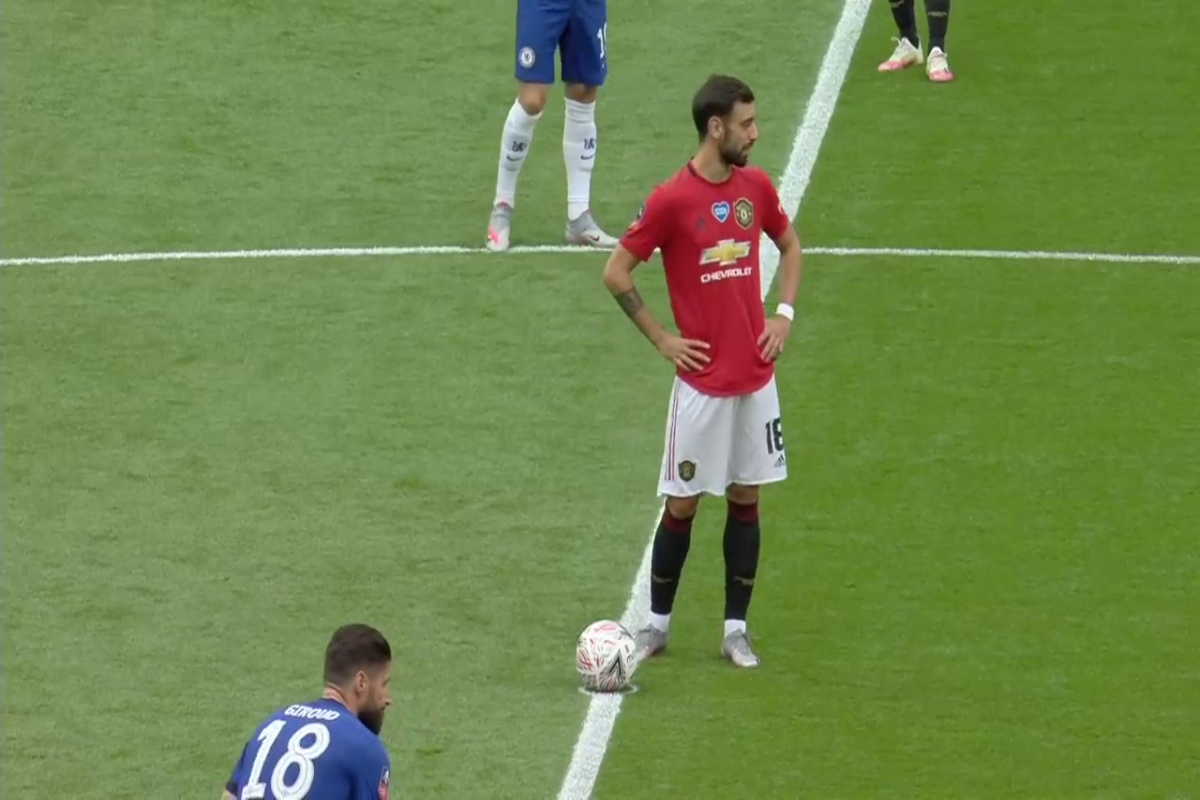
#> input picture panoramic_images/current_buffer/frame0.jpeg, 1200 x 800 px; its folder holds only this picture in this run
$ jupyter execute --allow-errors trying_things.ipynb
#> lines starting #> are read from the running program, lines starting #| are printed output that depends on the picture
[cell 1]
import cv2
import matplotlib.pyplot as plt
import glob

[cell 2]
#display the image
# [6 lines left out: function display_img, not called in this run]

#convert image to grayscales image
def grayscale_cvt(img):
    return cv2.cvtColor(img,cv2.COLOR_BGR2GRAY)

# SIFT algorithm

[cell 3]
current_buffer = glob.glob('../panoramic_images/current_buffer/*.jpeg')

### lets run the SIFT algorithm for all the images in our current buffer and store contents in dictionary

[cell 4]
feature_dict = {}
for filepath in current_buffer:
    img = cv2.imread(filepath)
#> img is the input picture: shape (800, 1200, 3); mean B, G, R 76.8, 136.1, 111.8
    gray = grayscale_cvt(img)
#> in grayscale_cvt, `return cv2.cvtColor(img,cv2.COLOR_BGR2GRAY)`:
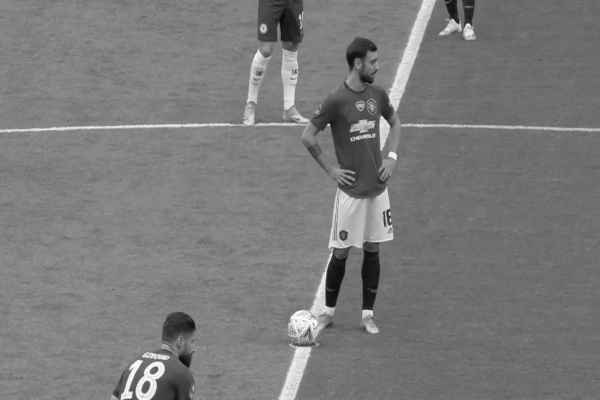
#> returned value: shape (800, 1200) (shown at 1/2 size); min 7, max 255, mean 122.1
    sift = cv2.SIFT_create()
    keypoints = sift.detect(gray,None)
#> keypoints = 1276 keypoints; strongest (x, y, size): (657, 250, 3.7), (936, 49, 4.7), (662, 599, 17.1), (779, 428, 3.2)
    kp_img = cv2.drawKeypoints(gray,keypoints,img)
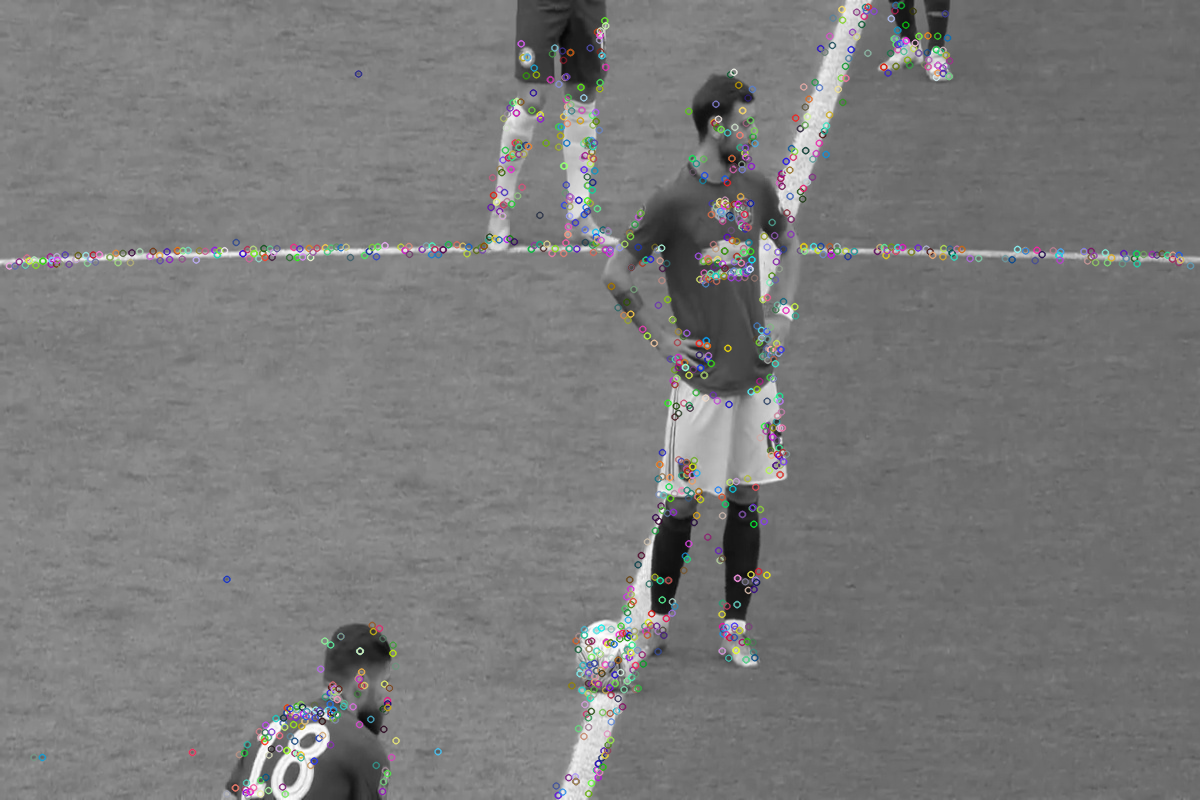
#> kp_img: shape (800, 1200, 3); mean B, G, R 121.7, 121.7, 121.8
    name = filepath.split('\\')[-1].split('.')[0]
    feature_dict[name] = keypoints

$ run again, on panoramic_images/current_buffer/frame101.jpeg
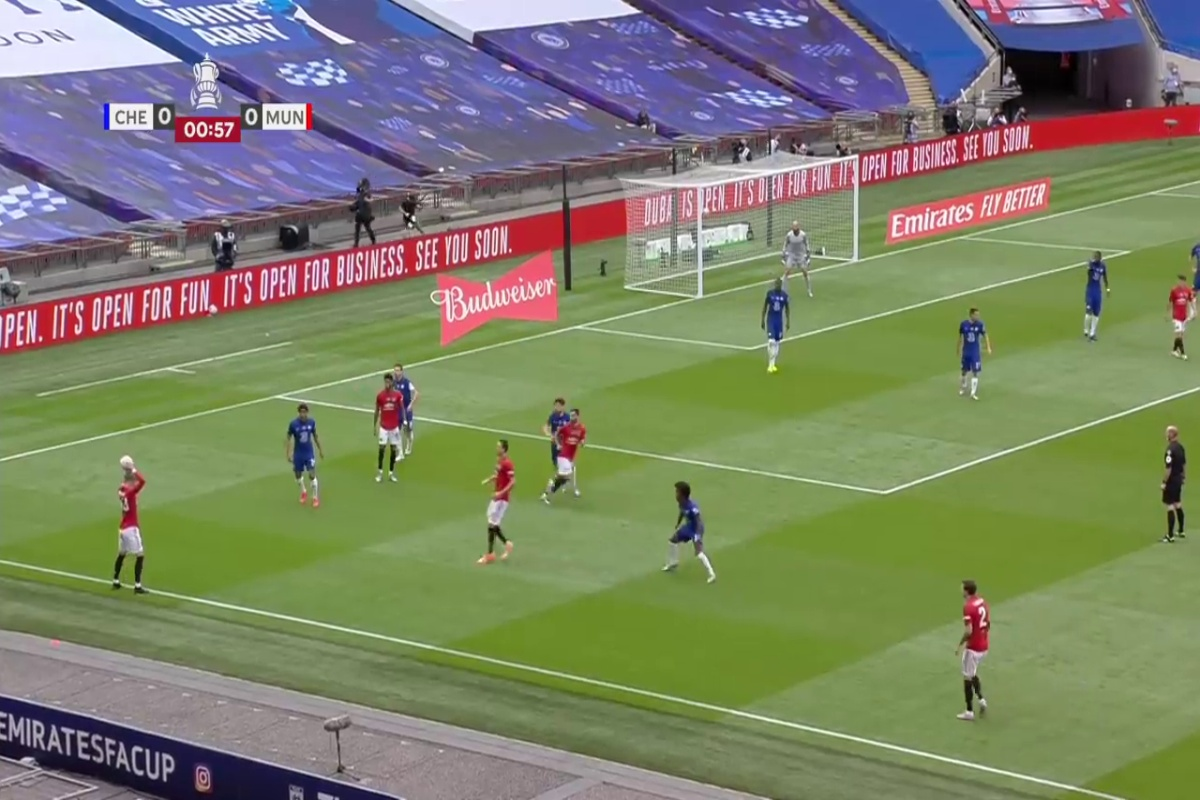
#> input picture panoramic_images/current_buffer/frame101.jpeg, 1200 x 800 px
#> img is the input picture: shape (800, 1200, 3); mean B, G, R 104.7, 130.1, 124.5
#> in grayscale_cvt, `return cv2.cvtColor(img,cv2.COLOR_BGR2GRAY)`:
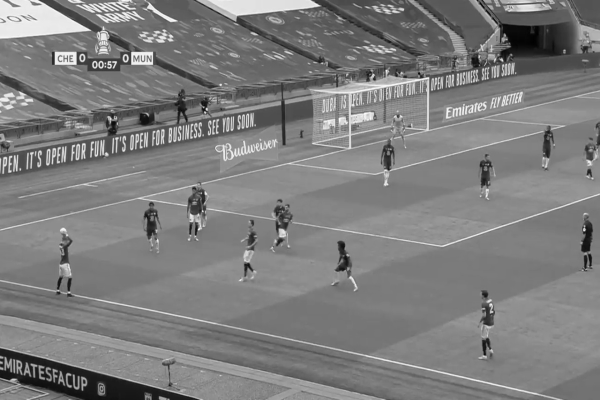
#> returned value: shape (800, 1200) (shown at 1/2 size); min 0, max 255, mean 125.5
#> keypoints = 4817 keypoints; strongest (x, y, size): (405, 422, 2.4), (1169, 459, 3.7), (211, 133, 2.1), (219, 132, 2.3)
#> `kp_img = cv2.drawKeypoints(gray,keypoints,img)`:
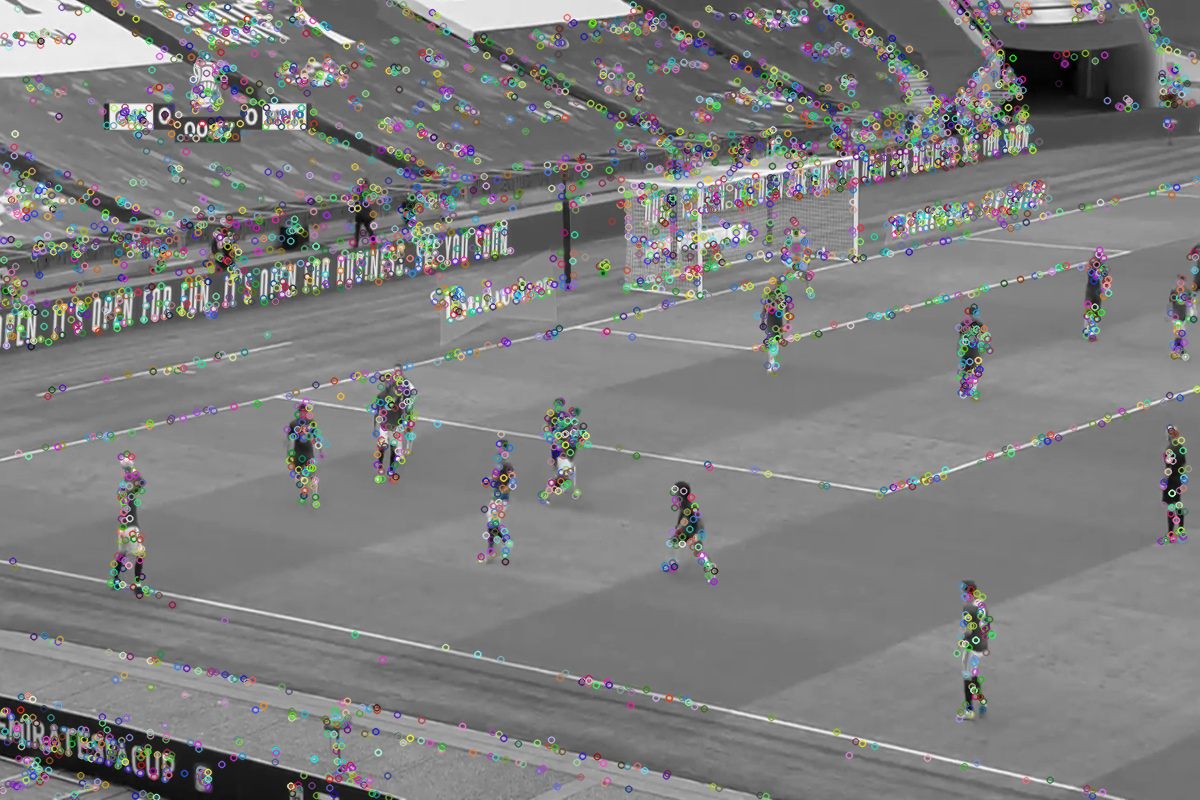
#> kp_img: shape (800, 1200, 3); mean B, G, R 125.9, 125.9, 125.8

$ run again, on panoramic_images/current_buffer/frame103.jpeg
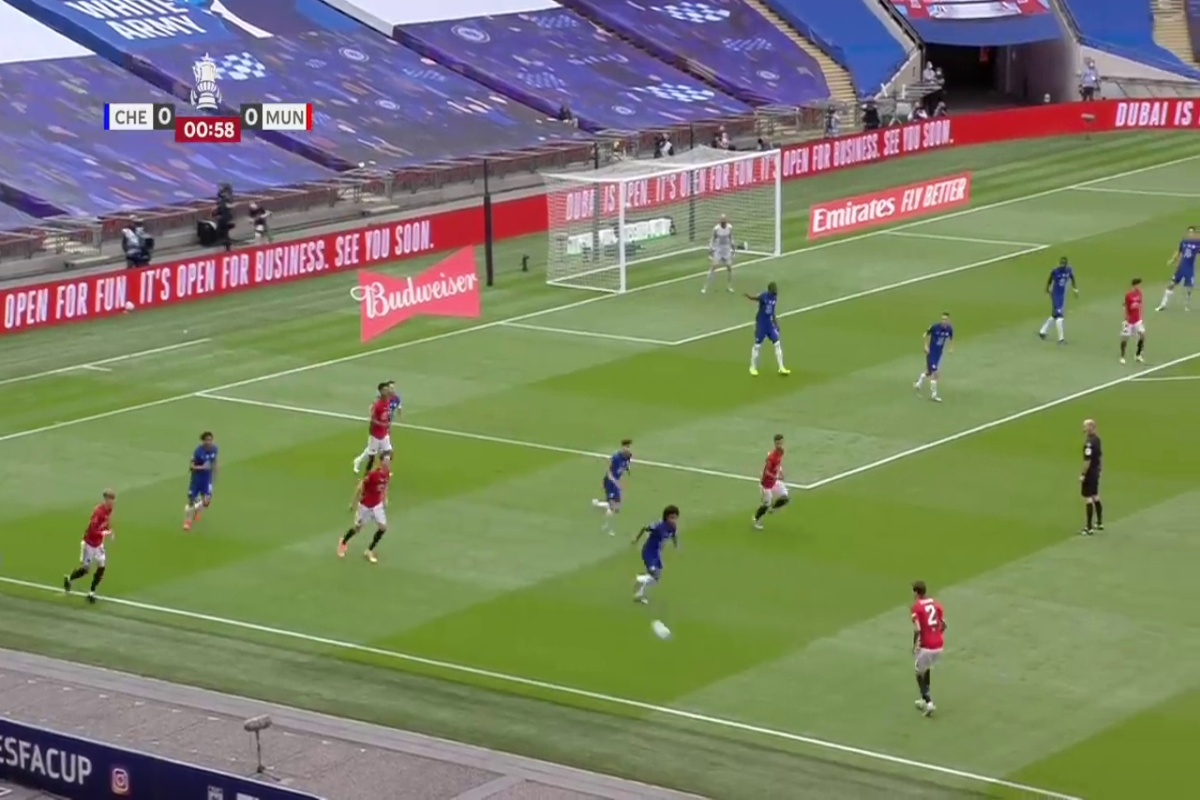
#> input picture panoramic_images/current_buffer/frame103.jpeg, 1200 x 800 px
#> img is the input picture: shape (800, 1200, 3); mean B, G, R 103, 131.5, 125
#> in grayscale_cvt, `return cv2.cvtColor(img,cv2.COLOR_BGR2GRAY)`:
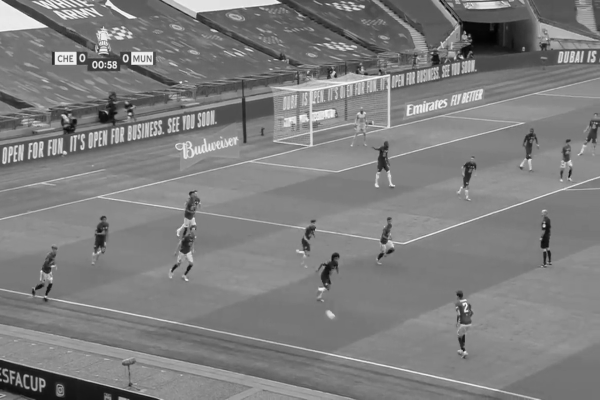
#> returned value: shape (800, 1200) (shown at 1/2 size); min 2, max 254, mean 126.3
#> keypoints = 4340 keypoints; strongest (x, y, size): (211, 133, 2.1), (1088, 452, 3.9), (229, 132, 2.1), (219, 132, 2.3)
#> `kp_img = cv2.drawKeypoints(gray,keypoints,img)`:
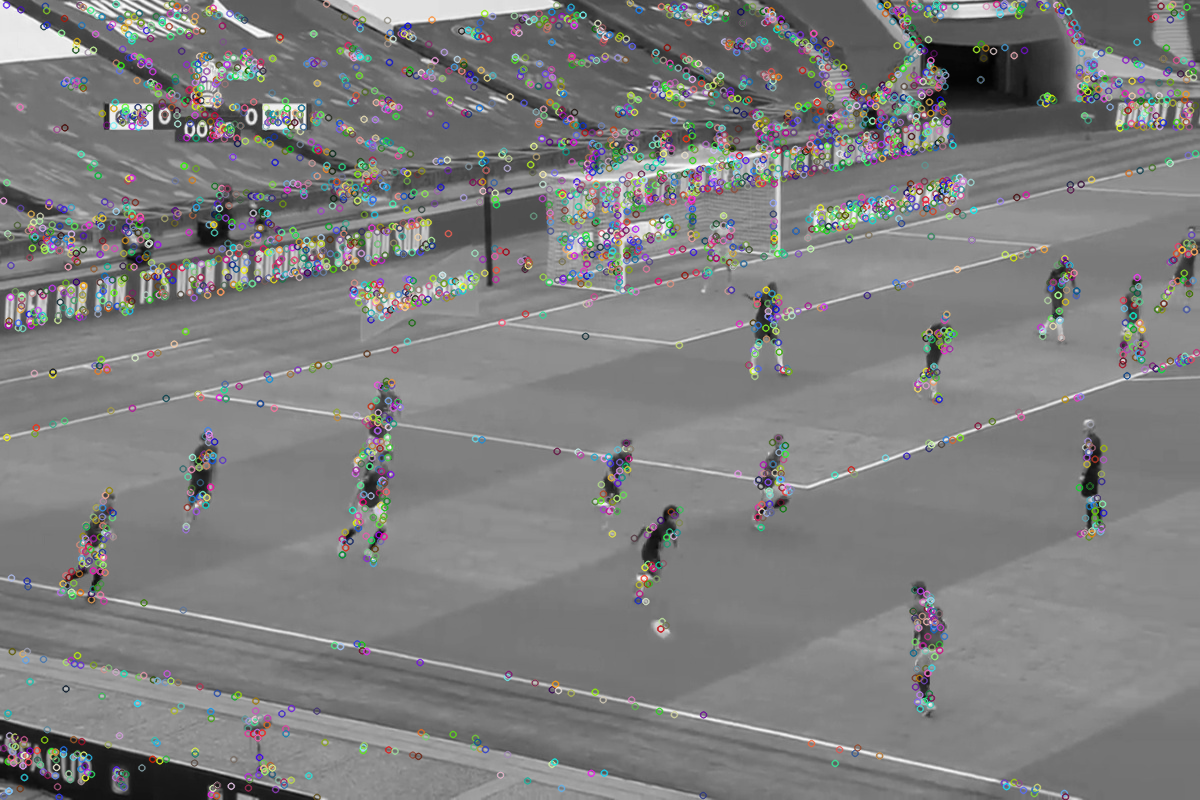
#> kp_img: shape (800, 1200, 3); mean B, G, R 126.2, 126.2, 126.1
